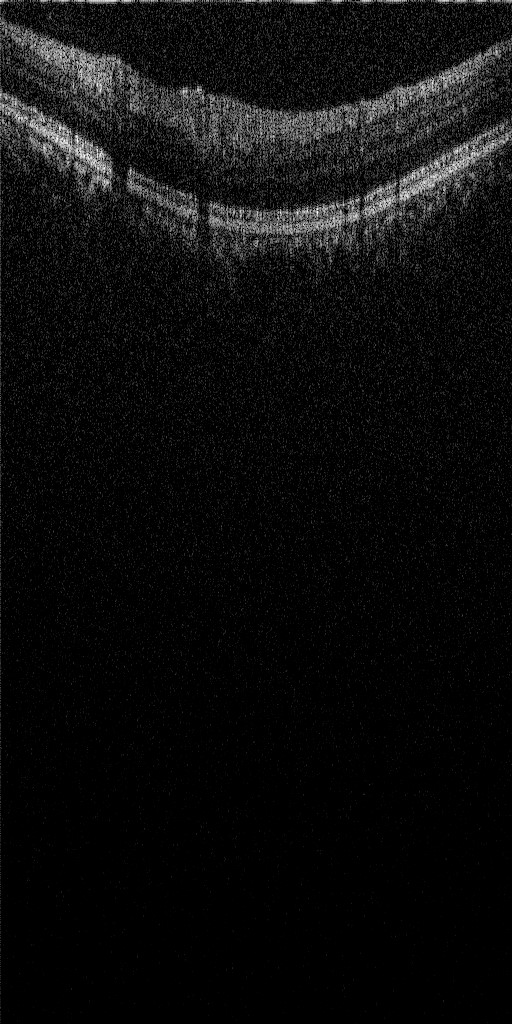
#> input picture 1. De-noising/input images/WGT1021-508.jpg, 512 x 1024 px, found by its file name
$ jupyter execute main.ipynb
#> lines starting #> are read from the running program, lines starting #| are printed output that depends on the picture; after the words box and inside, x2 and y2 are one past the last pixel; in counts of white or black regions, pixels touching at a corner belong together
### Helpers

[cell 1]
#import libraries
import cv2
import numpy as np

[cell 2]
#input image
image = cv2.imread('.\\input images\\WGT1021-508.jpg', cv2.IMREAD_GRAYSCALE)
#> image is the input picture: shape (1024, 512); min 0, max 255, mean 13.5
#image = cv2.imread('test.jpg', cv2.IMREAD_GRAYSCALE)
#dim = 512, 1024

## De-noising methods

#### Gaussian blur

[cell 3]
kernel_size = (7, 7) #kernel size
denoised_image = cv2.GaussianBlur(image, kernel_size, 0) #apply Gaus. blur

[cell 4]
#save the output
#cv2.imwrite('.\\output images\\gaussian_blurr.png', denoised_image) #save img
cv2.imwrite('output.png', denoised_image) #save img
#> Out = True

#### Binary thresh-holding

[cell 5]
#threshhold value
threshold = 128
    #pixels with value less than this will be turned to black
    #others to white

#apply threshholding
_, output = cv2.threshold(image, threshold, 255, cv2.THRESH_BINARY)
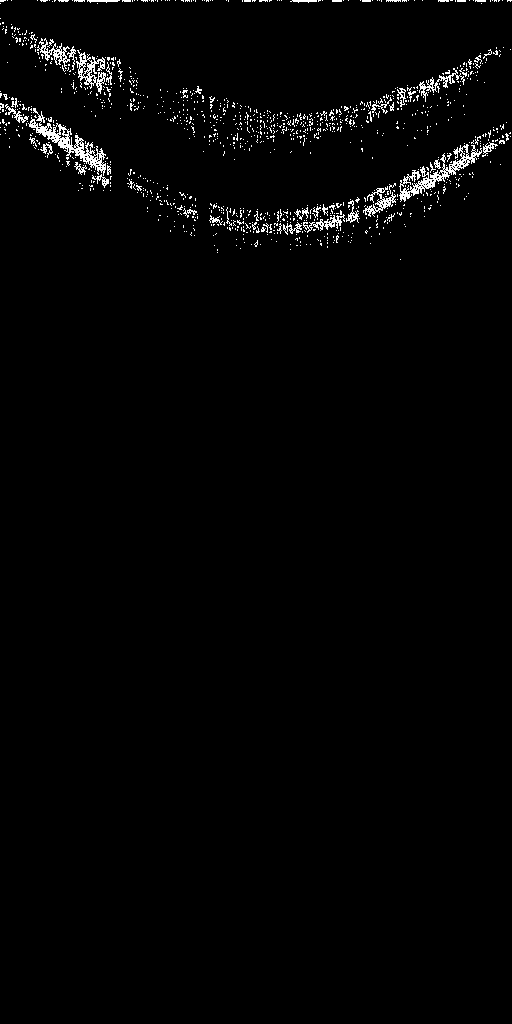
#> output: shape (1024, 512); 1.7% white in thin lines or dots, all inside (x1, y1, x2, y2) = (0, 0, 512, 260)

#save the output image
cv2.imwrite('.\\output images\\threshhold_128.png', output)
#> Out = True

#### Filtering

[cell 6]
#kernel size
kernel_size = 3

# median filter
denoised_image = cv2.medianBlur(image, kernel_size)

[cell 7]
# save the output
cv2.imwrite('.\\output images\\median_filter.png', denoised_image)
#> Out = True

#### Non-local Means de-noising

[cell 8]
# filter strength
h = 10 #higher value = stronger de-noising

# Apply Non-Local Means denoising
denoised_image = cv2.fastNlMeansDenoising(image, None, h=h)

# Save the output
cv2.imwrite('.\\output images\\NLM_10.jpg', denoised_image)
#> Out = True

#### Adaptive NLM

[cell 9]
######## adaptive NLM de-noising ########

h = 10
search_window = 100
patch_size = 7

# Apply adaptive Non-Local Means denoising
denoised_image = cv2.fastNlMeansDenoising(image, None, h=h, templateWindowSize=patch_size, searchWindowSize=search_window)

[cell 10]
# Save the output
cv2.imwrite('.\\output images\\adaptive_NLM.jpg', denoised_image)
#> Out = True

## Contrast enhancement

#### Histogram equalisation

[cell 11]
##### contrast enhancement ########
# histogram equilisation technique
equalized_image = cv2.equalizeHist(denoised_image)
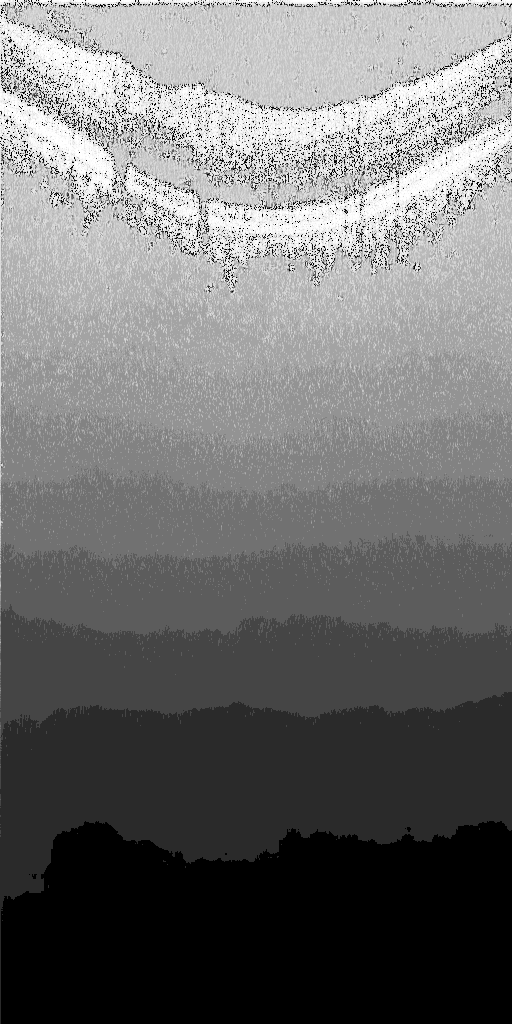
#> equalized_image: shape (1024, 512); min 0, max 255, mean 111.4

# Save the equalized image
#cv2.imwrite('.\\equalized_image.png', equalized_image)

[cell 12]
# Save the output
cv2.imwrite('.\\output images\\adaptive_equalized.jpg', equalized_image)
#> Out = True

#### CLAHE - (Contrast Limited Adaptive Histogram Equalization)

[cell 13]
# Create a CLAHE (Contrast Limited Adaptive Histogram Equalization) object
clip = 2.5   #strength of contrast
grid = (5,7) #size of local region
clahe = cv2.createCLAHE(clipLimit=clip, tileGridSize=grid)

# Apply CLAHE to enhance local contrast
enhanced_image = clahe.apply(denoised_image)
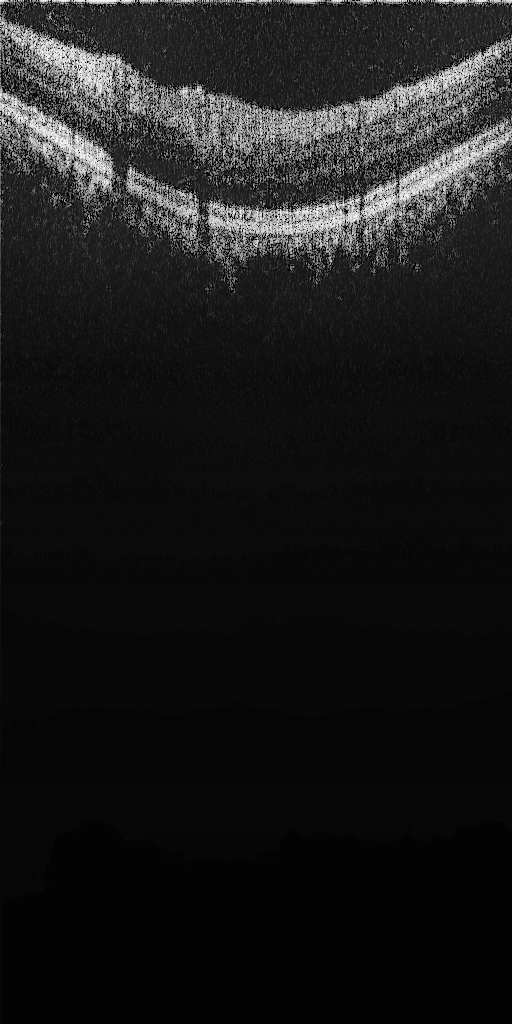
#> enhanced_image: shape (1024, 512); min 2, max 255, mean 27

[cell 14]
### save the output ###
# Save the enhanced image
cv2.imwrite('.\\output images\\adaptiveNLM_CLAHE.jpg', enhanced_image)
#> Out = True

#### Unsharp masking

[cell 15]
# Apply Unsharp Masking to enhance local contrast (adjust parameters as needed)
kernel_size = (5, 5) #for gaussian blurr

alpha = 2.0 # Controls the amount of enhancement
beta = 10   # Controls the brightness

# Apply Gaussian blur to create the blurred version of the image
blurred = cv2.GaussianBlur(denoised_image, kernel_size, 0)

# Calculate the Unsharp Mask
unsharp_mask = cv2.addWeighted(denoised_image, alpha, blurred, -alpha, beta)
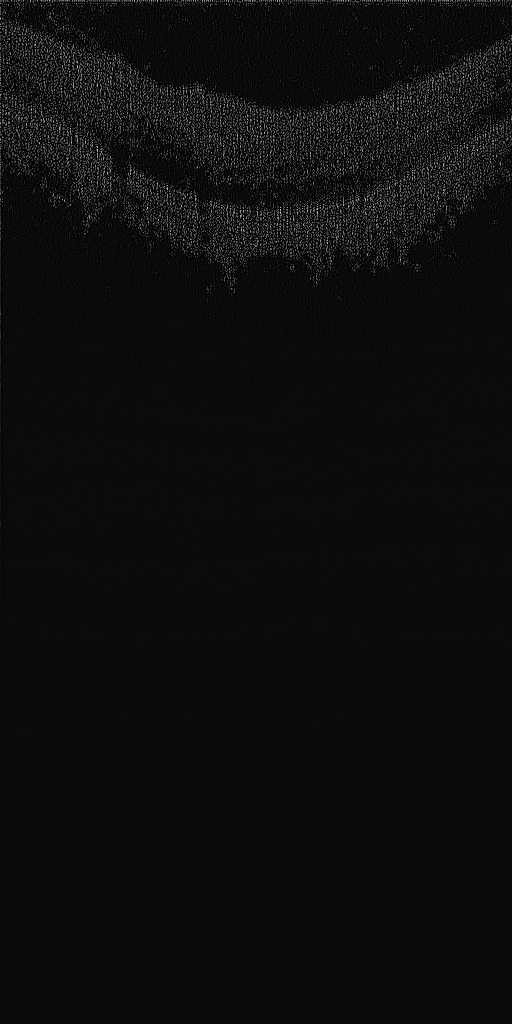
#> unsharp_mask: shape (1024, 512); min 0, max 210, mean 13

# Save the enhanced image
cv2.imwrite('.\\enhanced_image_UnsharpMask.png', unsharp_mask)
#> Out = True

$ run again, with 1. De-noising/input images/noisy_img.jpg copied over 1. De-noising/input images/WGT1021-508.jpg
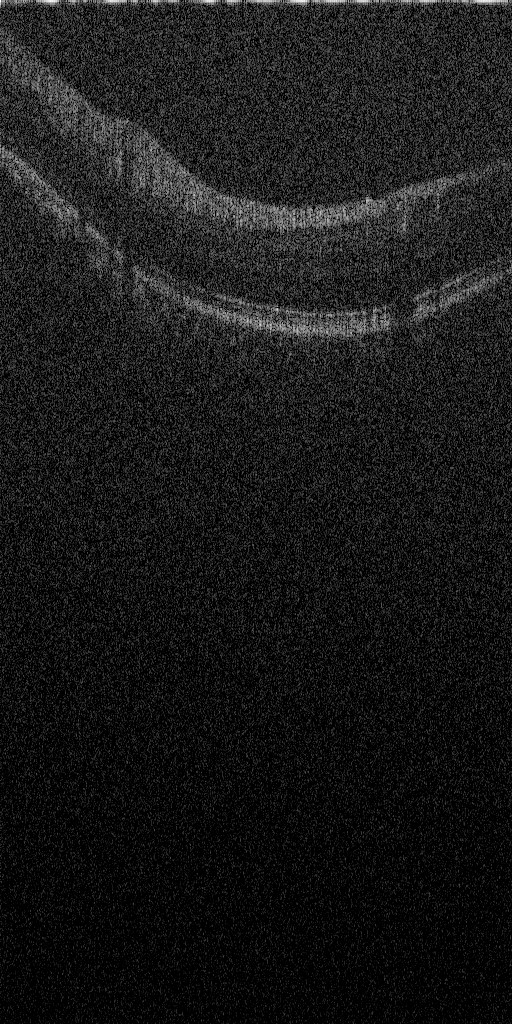
#> input picture 1. De-noising/input images/noisy_img.jpg, 512 x 1024 px, found by its file name
#> image is the input picture: shape (1024, 512); min 0, max 255, mean 25.6
#> `cv2.imwrite('output.png', denoised_image)`: Out = True
#> `_, output = cv2.threshold(image, threshold, 255, cv2.THRESH_BINARY)`:
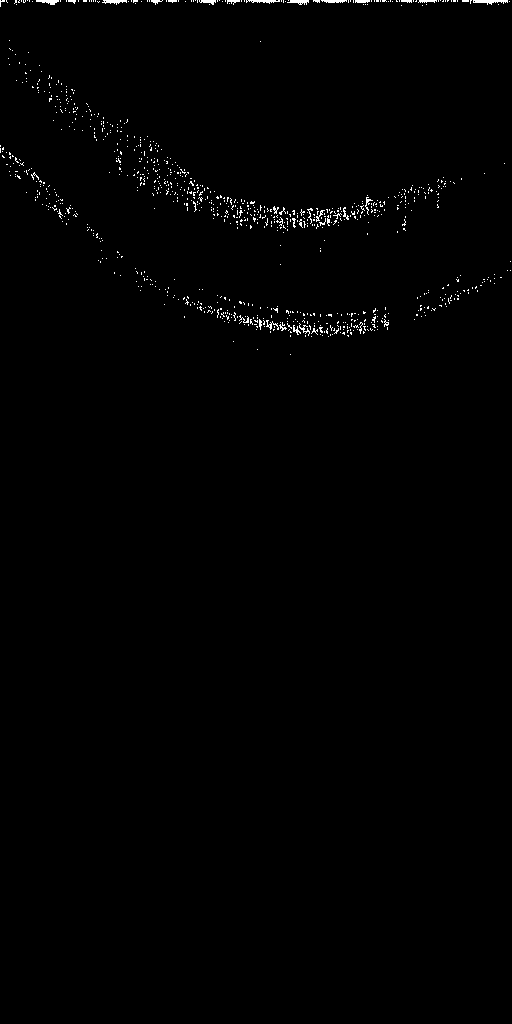
#> output: shape (1024, 512); 0.69% white in thin lines or dots, all inside (x1, y1, x2, y2) = (0, 0, 511, 355)
#> `unsharp_mask = cv2.addWeighted(denoised_image, alpha, blurred, -alpha,..`:
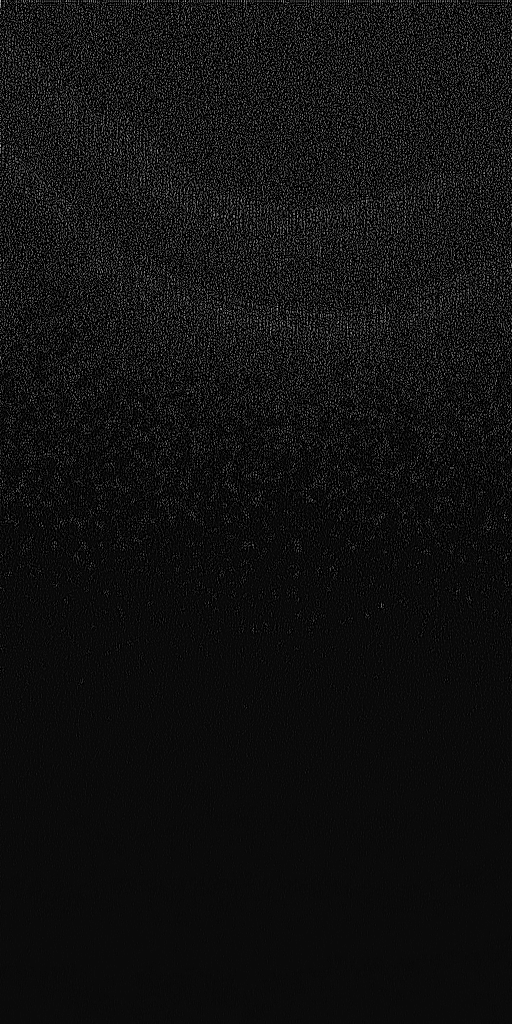
#> unsharp_mask: shape (1024, 512); min 0, max 192, mean 16.7
